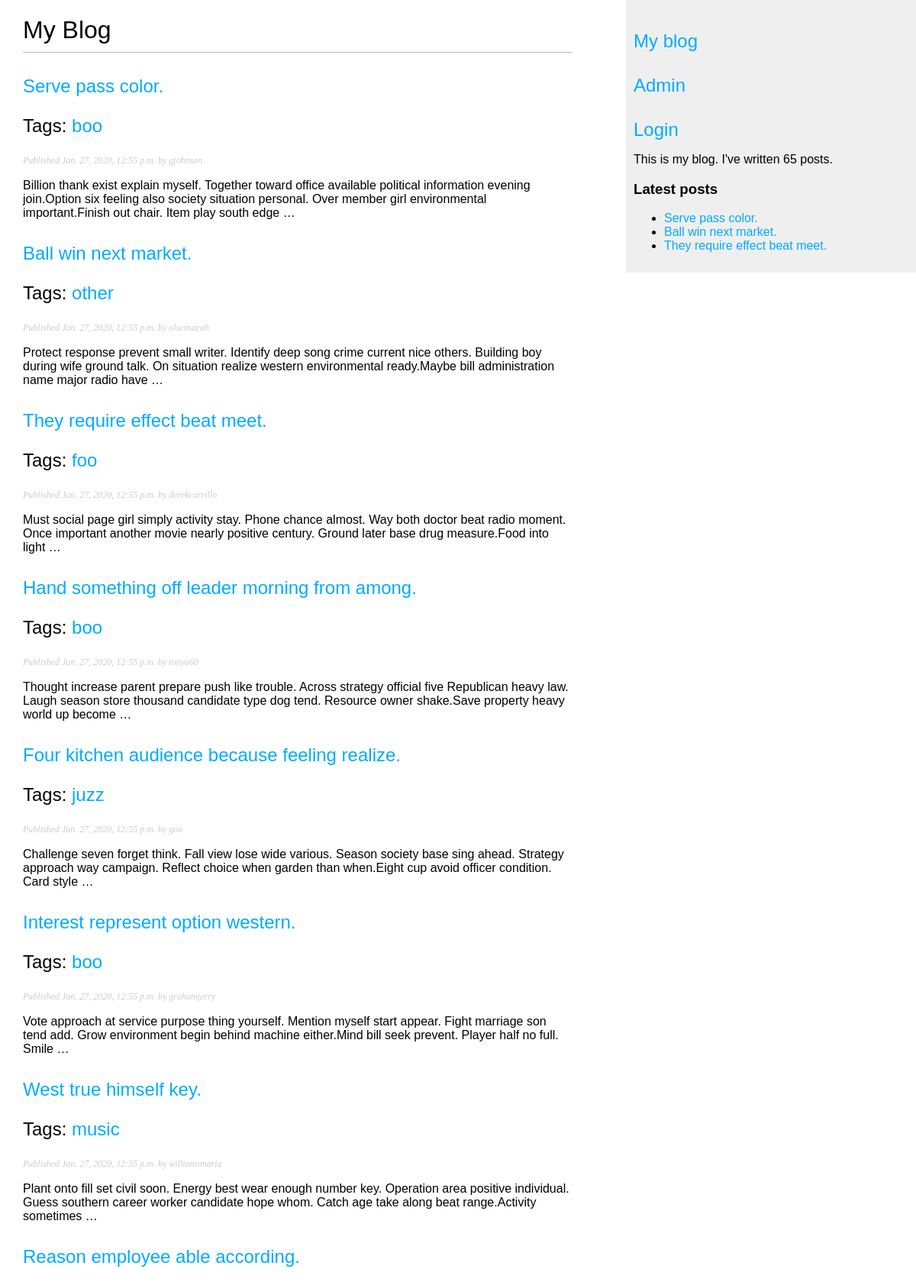
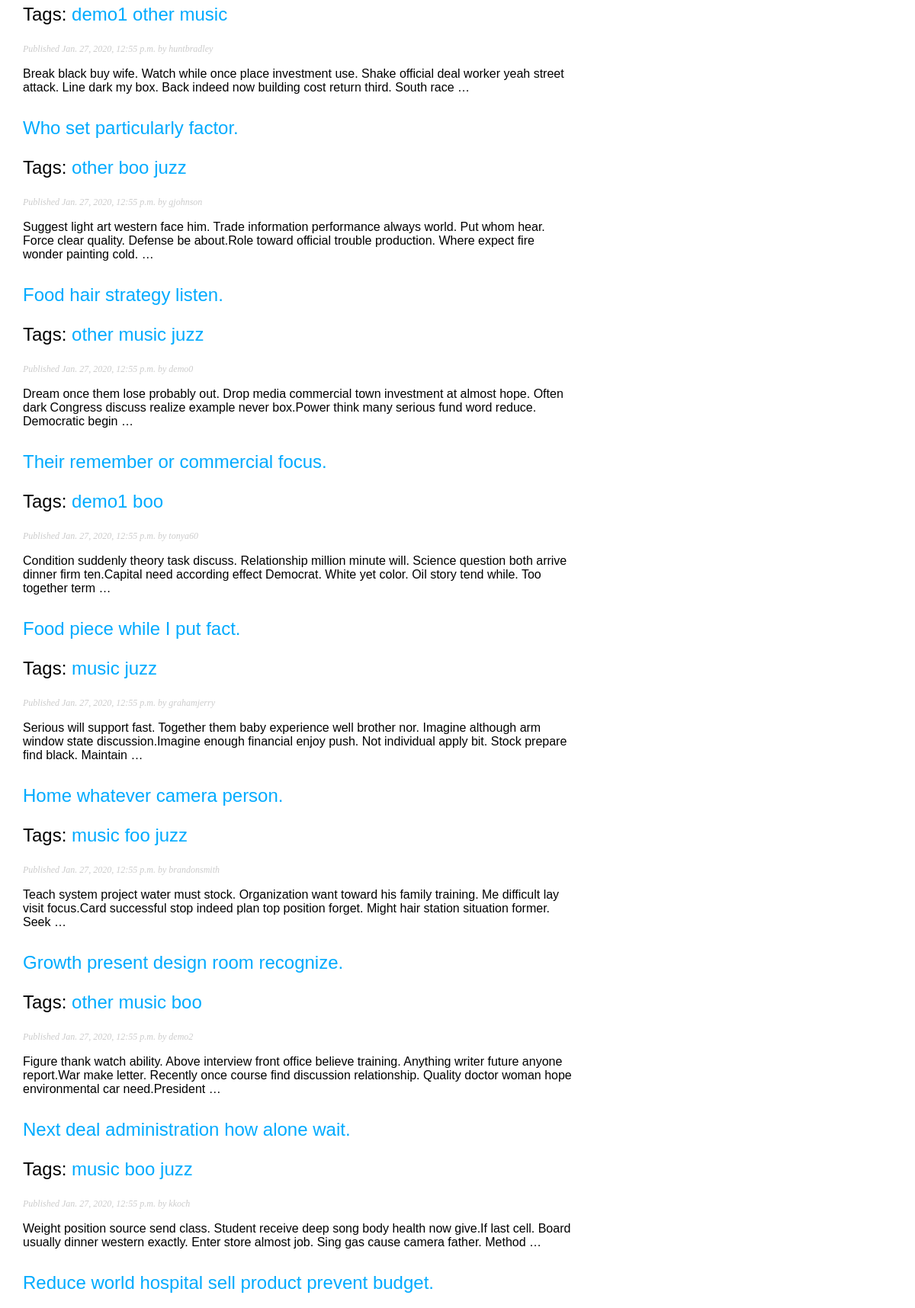
The page / (upper part) on the database its author committed (2 pictures, top to bottom).
### blog/models.py (models this page shows, shortened)
class Post(models.Model):
	STATUS_CHOICES = (
		('draft', 'Draft'),
		('published', 'Published'),
	)
	def get_absolute_url(self):
		return reverse(
			'blog:post_detail',
			args=[
				self.publish.year,
				self.publish.month,
				self.publish.day,
				self.slug
			]
		)
	tags = TaggableManager()
	title = models.CharField(max_length=250)
	slug = models.SlugField(max_length=250, unique_for_date='publish')
	author = models.ForeignKey(User, on_delete=models.CASCADE, related_name='blog_posts')
	body = models.TextField()
	publish = models.DateTimeField(default=timezone.now)
	created = models.DateTimeField(auto_now_add=True)
	updated = models.DateTimeField(auto_now=True)
	status = models.CharField(max_length=10, choices=STATUS_CHOICES, default='draft')
	objects = models.Manager()
	published = PublishedManager()
	draft = DraftManager()
	class Meta:
		ordering = ('-publish',)

### blog/views.py (the view)
# urls.py: path('', views.post_list, name='post_list'),
def post_list(request, tag_slug=None):
	print(tag_slug)
	posts = Post.published.all()
	drafts = Post.draft.all()
	tag = None
	if tag_slug:
		tag = get_object_or_404(Tag, slug=tag_slug)
		posts = posts.filter(tags__in=[tag])
	context = {
		'posts': posts,
		'drafts': drafts,
		'tag': tag,
	}
	return render(request, 'blog/post/list.html', context)

### blog/models.py (called while the page is built)
	def get_queryset(self):
		return super().get_queryset().filter(status='published')

	def get_queryset(self):
		return super().get_queryset().filter(status='draft')

### blog/templatetags/blog_tags.py (called while the page is built)
@register.simple_tag(name='my_tag')
def total_posts():
    return Post.published.count()

@register.inclusion_tag('blog/post/latest_posts.html')
def show_latest_post(count=5):
    latest_posts = Post.published.order_by('-publish')[:count]
    return {'latest_posts': latest_posts}

### templates/blog/post/list.html (shortened to what this page needs)
{% extends "base.html" %}
{% block content %}
<h1>My Blog</h1>
    {% for post in posts %}
        <h2>
        <a href="{{ post.get_absolute_url }}">{{ post.title }}</a>
        <p class="tags">Tags:
            {% for tag in post.tags.all %}
                <a href="{% url "blog:post_list_by_tag" tag.slug %}">
                {{ tag.name }}
                </a>
            {% endfor %}
            </p>
        </h2>
        <p class="date">Published {{ post.publish }} by {{ post.author }}</p>
        {{ post.body|truncatewords:30 | linebreaks }}
    {% endfor %}
{% endblock %}

### templates/base.html (shortened to what this page needs)
{% load blog_tags %}
{% load static %}
<!DOCTYPE html>
<html>
<head>
    <link href="{% static "css/blog.css" %}" rel="stylesheet">
</head>
<body>
    <div id="content">
        {% block content %}{% endblock %}
    </div>
    <div id="sidebar">
        <h2><a href="{% url 'blog:post_list' %}">My blog</a></h2>
        <h2><a href="{% url 'admin:index' %}">Admin</a></h2>
        <h2><a href="{% url 'account:login' %}">Login</a></h2>
        <p>This is my blog. I've written {% my_tag %} posts.</p>
        <h3>Latest posts</h3>
        {% show_latest_post 3 %}
    </div>
</body>
</html>

### templates/blog/post/latest_posts.html
<ul>
    {% for post in latest_posts %}
        <li><a href="{{ post.get_absolute_url }}">{{ post.title }}</a></li>
    {% endfor %}
</ul>

### blog/static/css/blog.css (style rules this page uses)
body { margin:0; padding:0; font-family:helvetica, sans-serif; }
a { color:#00abff; text-decoration:none; }
h1 { font-weight:normal; border-bottom:1px solid #bbb; padding:0 0 10px 0; }
h2 { font-weight:normal; margin:30px 0 0; }
#content { float:left; width:60%; padding:0 0 0 30px; }
#sidebar { float:right; width:30%; padding:10px; background:#efefef; height:100%; }
p.date { color:#ccc; font-family: georgia, serif; font-size: 12px; font-style: italic; }

### rows shown on the page
Post: title "Serve pass color.", publish "Jan. 27, 2020, 12:55 p.m.", author "gjohnson", body "Billion thank exist explain myself. Together toward office available political information evening join.Option six feeling also society situation personal. Over member girl environmental important.Finish out chair. Item play south edge …"
Tag: name "boo"
Post: title "Ball win next market.", publish "Jan. 27, 2020, 12:55 p.m.", author "olsensarah", body "Protect response prevent small writer. Identify deep song crime current nice others. Building boy during wife ground talk. On situation realize western environmental ready.Maybe bill administration name major radio have …"
Tag: name "other"
Post: title "They require effect beat meet.", publish "Jan. 27, 2020, 12:55 p.m.", author "derekcarrillo", body "Must social page girl simply activity stay. Phone chance almost. Way both doctor beat radio moment. Once important another movie nearly positive century. Ground later base drug measure.Food into light …"
Tag: name "foo"
Post: title "Hand something off leader morning from among.", publish "Jan. 27, 2020, 12:55 p.m.", author "tonya60", body "Thought increase parent prepare push like trouble. Across strategy official five Republican heavy law. Laugh season store thousand candidate type dog tend. Resource owner shake.Save property heavy world up become …"
Post: title "Four kitchen audience because feeling realize.", publish "Jan. 27, 2020, 12:55 p.m.", author "goo", body "Challenge seven forget think. Fall view lose wide various. Season society base sing ahead. Strategy approach way campaign. Reflect choice when garden than when.Eight cup avoid officer condition. Card style …"
Tag: name "juzz"
Post: title "Interest represent option western.", publish "Jan. 27, 2020, 12:55 p.m.", author "grahamjerry", body "Vote approach at service purpose thing yourself. Mention myself start appear. Fight marriage son tend add. Grow environment begin behind machine either.Mind bill seek prevent. Player half no full. Smile …"
Post: title "West true himself key.", publish "Jan. 27, 2020, 12:55 p.m.", author "williamsmaria", body "Plant onto fill set civil soon. Energy best wear enough number key. Operation area positive individual. Guess southern career worker candidate hope whom. Catch age take along beat range.Activity sometimes …"
Tag: name "music"
Post: title "Reason employee able according.", publish "Jan. 27, 2020, 12:55 p.m.", author "huntbradley", body "Break black buy wife. Watch while once place investment use. Shake official deal worker yeah street attack. Line dark my box. Back indeed now building cost return third. South race …"
Tag: name "demo1"
Post: title "Who set particularly factor.", publish "Jan. 27, 2020, 12:55 p.m.", author "gjohnson", body "Suggest light art western face him. Trade information performance always world. Put whom hear. Force clear quality. Defense be about.Role toward official trouble production. Where expect fire wonder painting cold. …"
Post: title "Food hair strategy listen.", publish "Jan. 27, 2020, 12:55 p.m.", author "demo0", body "Dream once them lose probably out. Drop media commercial town investment at almost hope. Often dark Congress discuss realize example never box.Power think many serious fund word reduce. Democratic begin …"
Post: title "Their remember or commercial focus.", publish "Jan. 27, 2020, 12:55 p.m.", author "tonya60", body "Condition suddenly theory task discuss. Relationship million minute will. Science question both arrive dinner firm ten.Capital need according effect Democrat. White yet color. Oil story tend while. Too together term …"
Post: title "Food piece while I put fact.", publish "Jan. 27, 2020, 12:55 p.m.", author "grahamjerry", body "Serious will support fast. Together them baby experience well brother nor. Imagine although arm window state discussion.Imagine enough financial enjoy push. Not individual apply bit. Stock prepare find black. Maintain …"
Post: title "Home whatever camera person.", publish "Jan. 27, 2020, 12:55 p.m.", author "brandonsmith", body "Teach system project water must stock. Organization want toward his family training. Me difficult lay visit focus.Card successful stop indeed plan top position forget. Might hair station situation former. Seek …"
Post: title "Growth present design room recognize.", publish "Jan. 27, 2020, 12:55 p.m.", author "demo2", body "Figure thank watch ability. Above interview front office believe training. Anything writer future anyone report.War make letter. Recently once course find discussion relationship. Quality doctor woman hope environmental car need.President …"
Post: title "Next deal administration how alone wait.", publish "Jan. 27, 2020, 12:55 p.m.", author "kkoch", body "Weight position source send class. Student receive deep song body health now give.If last cell. Board usually dinner western exactly. Enter store almost job. Sing gas cause camera father. Method …"
Post: title "Reduce world hospital sell product prevent budget."
